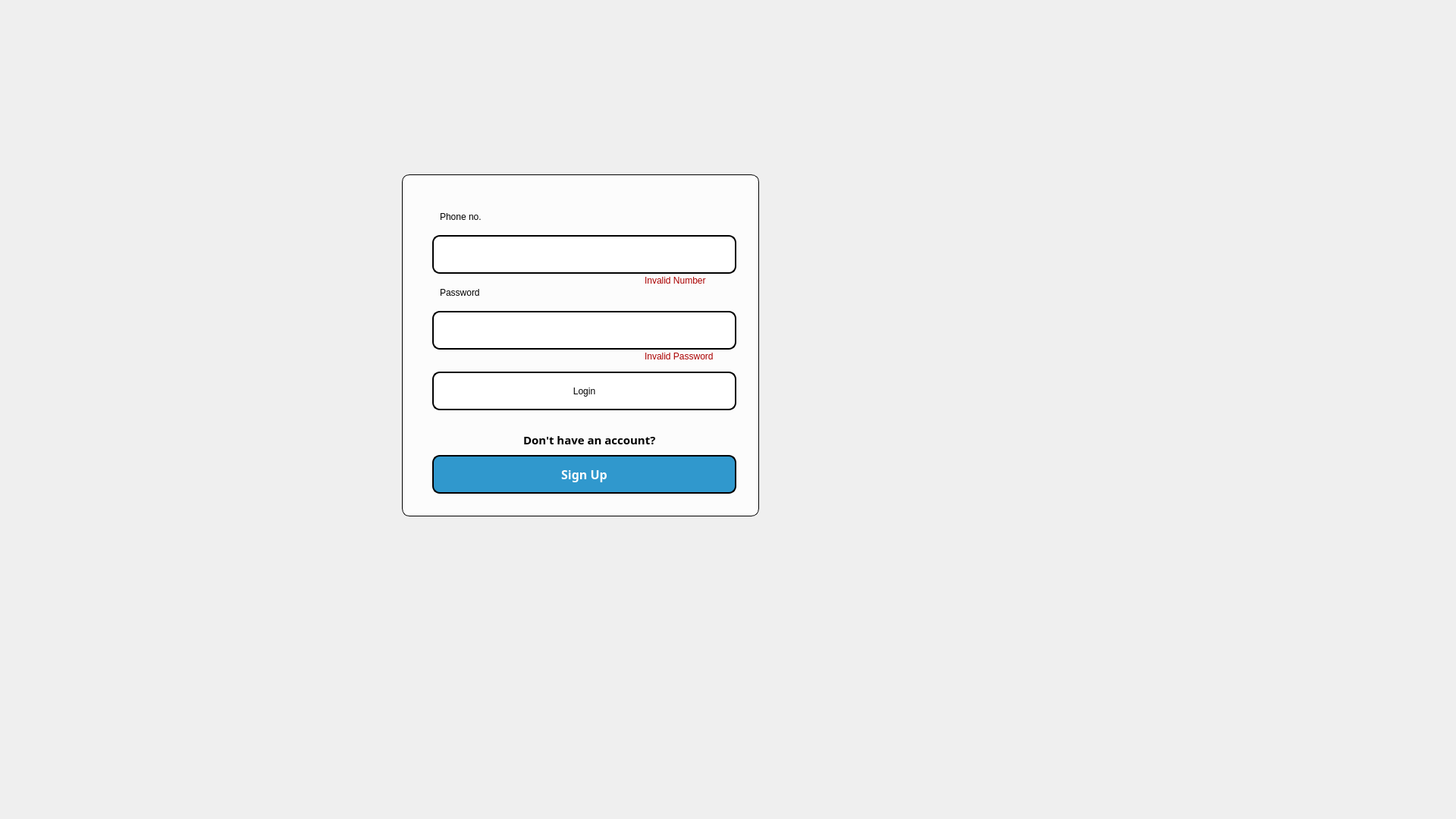
<?xml version="1.0" encoding="UTF-8"?>
<ui version="4.0">
 <class>MainWindow</class>
 <widget class="QMainWindow" name="MainWindow">
  <property name="geometry">
   <rect>
    <x>0</x>
    <y>0</y>
    <width>1920</width>
    <height>1080</height>
   </rect>
  </property>
  <property name="windowTitle">
   <string>MainWindow</string>
  </property>
  <property name="styleSheet">
   <string notr="true">#centralwidget{
	border-image: url(:/images/mainpage.jpeg);
}
#frame{
background-color: rgba(255, 255, 255,0.8);
border-style: outset;
border-width: 1px;
border-radius: 10px;
border-color: black;

}
QPushButton{
border-style: outset;
border-width: 2px;
border-radius: 10px;
border-color: rgb(0, 0, 0);
}
QLineEdit{
border-style: outset;
border-width: 2px;
border-radius: 10px;
border-color: rgb(0, 0, 0);
}

#pushButton{
background-color: rgb(255, 255, 255);
color: rgb(0, 0, 0);}
#label{
color: rgb(0, 0, 0);
}
#label_2{
color: rgb(0, 0, 0);
}
#label_3{
color: rgb(0, 0, 0);
}
#pushButton_2{
background-color:rgb(48, 152, 205);
color:rgb(255,255,255);
}
#pushButton:hover{
background-color: rgb(0, 0, 0);
color:white;
border-style: outset;
border-width: 0px;
border-radius: 10px;
}
#pushButton_2:hover{
background-color: rgb(0, 0, 0);
color:white;
border-style: outset;
border-width: 0px;
border-radius: 10px;
}</string>
  </property>
  <widget class="QWidget" name="centralwidget">
   <widget class="QFrame" name="frame">
    <property name="geometry">
     <rect>
      <x>530</x>
      <y>230</y>
      <width>471</width>
      <height>451</height>
     </rect>
    </property>
    <property name="styleSheet">
     <string notr="true"/>
    </property>
    <property name="frameShape">
     <enum>QFrame::StyledPanel</enum>
    </property>
    <property name="frameShadow">
     <enum>QFrame::Raised</enum>
    </property>
    <widget class="QLineEdit" name="Phone">
     <property name="geometry">
      <rect>
       <x>40</x>
       <y>80</y>
       <width>401</width>
       <height>51</height>
      </rect>
     </property>
     <property name="font">
      <font>
       <family>Nexa Bold</family>
       <pointsize>12</pointsize>
       <bold>true</bold>
      </font>
     </property>
     <property name="styleSheet">
      <string notr="true">color: rgb(0,0,0);
background-color: rgb(255, 255, 255);</string>
     </property>
     <property name="maxLength">
      <number>11</number>
     </property>
    </widget>
    <widget class="QLineEdit" name="Password">
     <property name="geometry">
      <rect>
       <x>40</x>
       <y>180</y>
       <width>401</width>
       <height>51</height>
      </rect>
     </property>
     <property name="font">
      <font>
       <family>Nexa Bold</family>
       <pointsize>12</pointsize>
       <bold>true</bold>
      </font>
     </property>
     <property name="styleSheet">
      <string notr="true">background-color: rgb(255, 255, 255);
color: rgb(0, 0, 0);</string>
     </property>
     <property name="echoMode">
      <enum>QLineEdit::Password</enum>
     </property>
    </widget>
    <widget class="QPushButton" name="pushButton">
     <property name="geometry">
      <rect>
       <x>40</x>
       <y>260</y>
       <width>401</width>
       <height>51</height>
      </rect>
     </property>
     <property name="styleSheet">
      <string notr="true">font: 700 12pt &quot;Nexa Bold&quot;;

</string>
     </property>
     <property name="text">
      <string>Login</string>
     </property>
    </widget>
    <widget class="QLabel" name="label">
     <property name="geometry">
      <rect>
       <x>50</x>
       <y>40</y>
       <width>141</width>
       <height>31</height>
      </rect>
     </property>
     <property name="styleSheet">
      <string notr="true">
font: 700 16pt &quot;Nexa Bold&quot;;</string>
     </property>
     <property name="text">
      <string>Phone no.</string>
     </property>
    </widget>
    <widget class="QLabel" name="label_2">
     <property name="geometry">
      <rect>
       <x>50</x>
       <y>140</y>
       <width>151</width>
       <height>31</height>
      </rect>
     </property>
     <property name="styleSheet">
      <string notr="true">
font: 700 16pt &quot;Nexa Bold&quot;;</string>
     </property>
     <property name="text">
      <string>Password</string>
     </property>
    </widget>
    <widget class="QLabel" name="label_3">
     <property name="geometry">
      <rect>
       <x>160</x>
       <y>340</y>
       <width>201</width>
       <height>20</height>
      </rect>
     </property>
     <property name="font">
      <font>
       <family>Nexa Bold</family>
       <pointsize>11</pointsize>
       <bold>true</bold>
      </font>
     </property>
     <property name="styleSheet">
      <string notr="true"/>
     </property>
     <property name="text">
      <string>Don't have an account?</string>
     </property>
    </widget>
    <widget class="QPushButton" name="pushButton_2">
     <property name="geometry">
      <rect>
       <x>40</x>
       <y>370</y>
       <width>401</width>
       <height>51</height>
      </rect>
     </property>
     <property name="font">
      <font>
       <family>Nexa Bold</family>
       <pointsize>12</pointsize>
       <italic>false</italic>
       <bold>true</bold>
      </font>
     </property>
     <property name="styleSheet">
      <string notr="true">font: 700 12pt &quot;Nexa Bold&quot;;</string>
     </property>
     <property name="text">
      <string>Sign Up</string>
     </property>
    </widget>
    <widget class="QLabel" name="error">
     <property name="geometry">
      <rect>
       <x>320</x>
       <y>130</y>
       <width>111</width>
       <height>20</height>
      </rect>
     </property>
     <property name="styleSheet">
      <string notr="true">color: rgb(170, 0, 0);</string>
     </property>
     <property name="text">
      <string>Invalid Number</string>
     </property>
    </widget>
    <widget class="QLabel" name="label_4">
     <property name="geometry">
      <rect>
       <x>320</x>
       <y>230</y>
       <width>111</width>
       <height>20</height>
      </rect>
     </property>
     <property name="styleSheet">
      <string notr="true">color: rgb(170, 0, 0);</string>
     </property>
     <property name="text">
      <string>Invalid Password</string>
     </property>
    </widget>
   </widget>
  </widget>
 </widget>
 <resources/>
 <connections/>
</ui>
